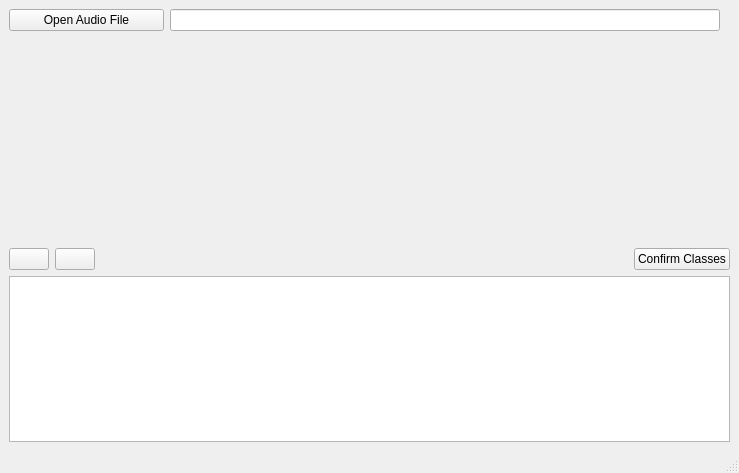
<?xml version="1.0" encoding="UTF-8"?>
<ui version="4.0">
 <class>MainWindow</class>
 <widget class="QMainWindow" name="MainWindow">
  <property name="geometry">
   <rect>
    <x>0</x>
    <y>0</y>
    <width>739</width>
    <height>473</height>
   </rect>
  </property>
  <property name="sizePolicy">
   <sizepolicy hsizetype="Preferred" vsizetype="Preferred">
    <horstretch>0</horstretch>
    <verstretch>0</verstretch>
   </sizepolicy>
  </property>
  <property name="windowTitle">
   <string>MainWindow</string>
  </property>
  <widget class="QWidget" name="centralwidget">
   <layout class="QVBoxLayout" name="verticalLayout">
    <item>
     <layout class="QVBoxLayout" name="verticalLayout_2">
      <property name="sizeConstraint">
       <enum>QLayout::SetMaximumSize</enum>
      </property>
      <item>
       <layout class="QHBoxLayout" name="horizontalLayout_2">
        <item>
         <widget class="QPushButton" name="open_file">
          <property name="minimumSize">
           <size>
            <width>155</width>
            <height>0</height>
           </size>
          </property>
          <property name="text">
           <string>Open Audio File</string>
          </property>
          <property name="icon">
           <iconset>
            <normaloff>icons/wave.png</normaloff>icons/wave.png</iconset>
          </property>
         </widget>
        </item>
        <item>
         <widget class="QLineEdit" name="file_name">
          <property name="text">
           <string/>
          </property>
          <property name="dragEnabled">
           <bool>true</bool>
          </property>
          <property name="readOnly">
           <bool>true</bool>
          </property>
          <property name="placeholderText">
           <string comment="file name here" extracomment="file name here"/>
          </property>
         </widget>
        </item>
        <item>
         <spacer name="horizontalSpacer_4">
          <property name="orientation">
           <enum>Qt::Horizontal</enum>
          </property>
          <property name="sizeType">
           <enum>QSizePolicy::Minimum</enum>
          </property>
          <property name="sizeHint" stdset="0">
           <size>
            <width>10</width>
            <height>20</height>
           </size>
          </property>
         </spacer>
        </item>
       </layout>
      </item>
      <item>
       <widget class="QWidget" name="plot_container" native="true">
        <property name="sizePolicy">
         <sizepolicy hsizetype="Expanding" vsizetype="MinimumExpanding">
          <horstretch>0</horstretch>
          <verstretch>0</verstretch>
         </sizepolicy>
        </property>
        <property name="minimumSize">
         <size>
          <width>0</width>
          <height>200</height>
         </size>
        </property>
        <layout class="QVBoxLayout" name="plot_vl"/>
       </widget>
      </item>
      <item>
       <spacer name="verticalSpacer_3">
        <property name="orientation">
         <enum>Qt::Vertical</enum>
        </property>
        <property name="sizeType">
         <enum>QSizePolicy::Minimum</enum>
        </property>
        <property name="sizeHint" stdset="0">
         <size>
          <width>20</width>
          <height>5</height>
         </size>
        </property>
       </spacer>
      </item>
      <item>
       <layout class="QHBoxLayout" name="horizontalLayout_3">
        <item>
         <widget class="QPushButton" name="play">
          <property name="sizePolicy">
           <sizepolicy hsizetype="Fixed" vsizetype="Fixed">
            <horstretch>0</horstretch>
            <verstretch>0</verstretch>
           </sizepolicy>
          </property>
          <property name="text">
           <string/>
          </property>
          <property name="icon">
           <iconset>
            <normaloff>icons/play.png</normaloff>icons/play.png</iconset>
          </property>
          <property name="iconSize">
           <size>
            <width>24</width>
            <height>24</height>
           </size>
          </property>
         </widget>
        </item>
        <item>
         <widget class="QPushButton" name="pause">
          <property name="sizePolicy">
           <sizepolicy hsizetype="Fixed" vsizetype="Fixed">
            <horstretch>0</horstretch>
            <verstretch>0</verstretch>
           </sizepolicy>
          </property>
          <property name="text">
           <string/>
          </property>
          <property name="icon">
           <iconset>
            <normaloff>icons/pause.png</normaloff>icons/pause.png</iconset>
          </property>
          <property name="iconSize">
           <size>
            <width>24</width>
            <height>24</height>
           </size>
          </property>
         </widget>
        </item>
        <item>
         <spacer name="horizontalSpacer_3">
          <property name="orientation">
           <enum>Qt::Horizontal</enum>
          </property>
          <property name="sizeHint" stdset="0">
           <size>
            <width>40</width>
            <height>20</height>
           </size>
          </property>
         </spacer>
        </item>
        <item>
         <widget class="QPushButton" name="confirm_selection">
          <property name="sizePolicy">
           <sizepolicy hsizetype="Fixed" vsizetype="Fixed">
            <horstretch>0</horstretch>
            <verstretch>0</verstretch>
           </sizepolicy>
          </property>
          <property name="text">
           <string>Confirm Classes</string>
          </property>
          <property name="icon">
           <iconset>
            <normaloff>icons/ok.png</normaloff>icons/ok.png</iconset>
          </property>
          <property name="iconSize">
           <size>
            <width>24</width>
            <height>24</height>
           </size>
          </property>
         </widget>
        </item>
       </layout>
      </item>
     </layout>
    </item>
    <item>
     <widget class="QTextEdit" name="console">
      <property name="sizePolicy">
       <sizepolicy hsizetype="Expanding" vsizetype="Minimum">
        <horstretch>0</horstretch>
        <verstretch>0</verstretch>
       </sizepolicy>
      </property>
      <property name="minimumSize">
       <size>
        <width>0</width>
        <height>75</height>
       </size>
      </property>
      <property name="frameShadow">
       <enum>QFrame::Plain</enum>
      </property>
      <property name="readOnly">
       <bool>true</bool>
      </property>
     </widget>
    </item>
   </layout>
  </widget>
  <widget class="QMenuBar" name="menubar">
   <property name="geometry">
    <rect>
     <x>0</x>
     <y>0</y>
     <width>739</width>
     <height>22</height>
    </rect>
   </property>
  </widget>
  <widget class="QStatusBar" name="statusbar"/>
  <action name="actionMotif_Selection">
   <property name="text">
    <string>Motif Selection</string>
   </property>
  </action>
 </widget>
 <resources/>
 <connections/>
</ui>
